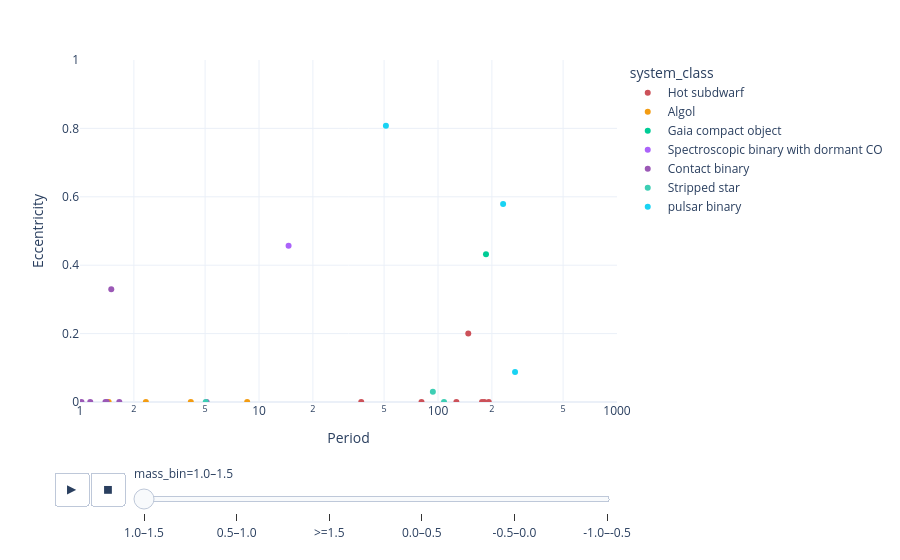

Notebook code for this chart:
### Code cell
# compute total mass safely (fill NaNs)
df['Total Mass'] = df['M1'].fillna(0.0) + df['M2'].fillna(0.0)
# log10(total mass) only for positive totals, else NaN
df['logMtot'] = np.where(df['Total Mass'] > 0, np.log10(df['Total Mass']), np.nan)


# drop rows that don't have the required plotting values
#    (Period and Eccentricity must be numeric; drop rows with NaNs there)
plot_df = df.dropna(subset=['Period', 'Eccentricity']).copy()


######################################
## Create mass bins
# fixed log-space bins from -2.0 to 1.5 in 0.5 steps
bins = np.arange(-2.0, 1.5 + 0.5, 0.5)  # [-2.0, -1.5, ..., 1.5]
labels = [f"{bins[i]:.1f}–{bins[i+1]:.1f}" for i in range(len(bins)-1)]
plot_df['mass_bin'] = pd.cut(plot_df['logMtot'], bins=bins, labels=labels,
                            include_lowest=True, right=False).astype(object)

# mark values outside the range explicitly
plot_df.loc[plot_df['logMtot'] < bins[0], 'mass_bin'] = f"<{bins[0]:.1f}"
plot_df.loc[plot_df['logMtot'] >= bins[-1], 'mass_bin'] = f">={bins[-1]:.1f}"


# build the animated scatter using the discrete 'mass_bin'
fig = px.scatter(
    plot_df,
    x='Period',
    y='Eccentricity',
    color='system_class',
    color_discrete_map=COLORMAP,
    # symbol='class',
    # symbol_map=SYMBOLMAP,
    hover_data={'System Name': True, 'M1': ':.2f', 'M2': ':.2f', 'Type1': True, 'Type2': True},
    # size='_size',
    animation_frame='mass_bin',
    animation_group='System Name',
    size_max=15,
    log_x=True,
    range_x=[1, 1e3],
    range_y=[0, 1],
    template='plotly_white'
)


fig.show()

### Figure 1 — Plotly figure (JSON) as saved in the notebook; plotly's stock layout.template omitted (floating-point values rounded to 4 significant figures)
{"data": [{"customdata": [["HD58978", 11.5, 1.3, "Be", "sdOB"], ["HD10516", 9.6, 1.2, "Be", "sdOB"], ["HD113120", 10.1, 1.43, "Be", "sdOB"], ["HD137387", 11.8, 1.6, "Be", "sdOB"], ["HD157042", 10.5, 1.06, "Be", "sdOB"], ["HD41335", 17.6, 1.03, "Be", "sdOB"], ["HD200310", 10.75, 1.45, "Be", "sdOB"]], "hovertemplate": "system_class=Hot subdwarf<br>mass_bin=1.0–1.5<br>Period=%{x}<br>Eccentricity=%{y}<br>System Name=%{customdata[0]}<br>M1=%{customdata[1]:.2f}<br>M2=%{customdata[2]:.2f}<br>Type1=%{customdata[3]}<br>Type2=%{customdata[4]}<extra></extra>", "ids": ["HD58978", "HD10516", "HD113120", "HD137387", "HD157042", "HD41335", "HD200310"], "legendgroup": "Hot subdwarf", "marker": {"color": "#cc5159", "symbol": "circle"}, "mode": "markers", "name": "Hot subdwarf", "orientation": "v", "showlegend": true, "type": "scatter", "x": [37.25, 126.7, 181.5, 192.1, 176.2, 80.87, 147.6], "xaxis": "x", "y": [0.0, 0.0, 0.0, 0.0, 0.0, 0.0, 0.2], "yaxis": "y"}, {"customdata": [["VFTS 061", 16.3, 8.7, "O9.7: V:", "ON8.5 III:"], ["VFTS 652", 18.1, 6.5, "O9 III:", "B2 Ip"], ["VFTS 538", 18.3, 11.8, "ON9 Ia", "O7.5: I:(f)"], ["Mu1 Sco", 8.3, 4.6, "B1V", "B:"]], "hovertemplate": "system_class=Algol<br>mass_bin=1.0–1.5<br>Period=%{x}<br>Eccentricity=%{y}<br>System Name=%{customdata[0]}<br>M1=%{customdata[1]:.2f}<br>M2=%{customdata[2]:.2f}<br>Type1=%{customdata[3]}<br>Type2=%{customdata[4]}<extra></extra>", "ids": ["VFTS 061", "VFTS 652", "VFTS 538", "Mu1 Sco"], "legendgroup": "Algol", "marker": {"color": "#f39c12", "symbol": "circle"}, "mode": "markers", "name": "Algol", "orientation": "v", "showlegend": true, "type": "scatter", "x": [2.333, 8.589, 4.16, 1.446], "xaxis": "x", "y": [0.0, 0.0, 0.0, 0.0], "yaxis": "y"}, {"customdata": [["Gaia BH1", 0.93, 9.27, "MS", "BH"], ["Gaia BH2", 1.07, 8.94, "RG", "BH"]], "hovertemplate": "system_class=Gaia compact object<br>mass_bin=1.0–1.5<br>Period=%{x}<br>Eccentricity=%{y}<br>System Name=%{customdata[0]}<br>M1=%{customdata[1]:.2f}<br>M2=%{customdata[2]:.2f}<br>Type1=%{customdata[3]}<br>Type2=%{customdata[4]}<extra></extra>", "ids": ["Gaia BH1", "Gaia BH2"], "legendgroup": "Gaia compact object", "marker": {"color": "#00cc96", "symbol": "circle"}, "mode": "markers", "name": "Gaia compact object", "orientation": "v", "showlegend": true, "type": "scatter", "x": [185.4, 1277.0], "xaxis": "x", "y": [0.4323, 0.5176], "yaxis": "y"}, {"customdata": [["HD 130298", 24.2, null, "O6.5III", "BH"]], "hovertemplate": "system_class=Spectroscopic binary with dormant CO<br>mass_bin=1.0–1.5<br>Period=%{x}<br>Eccentricity=%{y}<br>System Name=%{customdata[0]}<br>M1=%{customdata[1]:.2f}<br>M2=%{customdata[2]:.2f}<br>Type1=%{customdata[3]}<br>Type2=%{customdata[4]}<extra></extra>", "ids": ["HD 130298"], "legendgroup": "Spectroscopic binary with dormant CO", "marker": {"color": "#ab63fa", "symbol": "circle"}, "mode": "markers", "name": "Spectroscopic binary with dormant CO", "orientation": "v", "showlegend": true, "type": "scatter", "x": [14.63], "xaxis": "x", "y": [0.457], "yaxis": "y"}, {"customdata": [["OGLE SMC-SC10 108086", 16.9, 14.3, "O9V, Contact", "O9.5-B0V, Contact"], ["TU Mus", 16.7, 10.4, "O7V, Contact", "O8V, Contact"], ["CT Tau", 14.25, 14.01, "B1V, Contact", "B1V, Contact"], ["GU Mon", 8.79, 8.58, "B1V, Contact", "B1V, Contact"], ["SV Cen", 8.56, 6.05, "B, Contact?", "B, Contact?"], ["V606 Cen", 14.7, 7.74, "B0.5V, Contact", "B2V, Contact"], ["V701 Sco", 9.78, 9.74, "B1-1.5V, Contact", "B1-1.5V, Contact"], ["V745 Cas", 18.31, 10.47, "B0V, Contact", "B1-2 IV/V, Contact"], ["VFTS 066", 13, 6.6, "B0V, Contact", "B1.5III, Contact"], ["XZ Cep", 18.7, 9.3, "O9.5V, Contact", "B1III, Contact"], ["BH Cen", 9.4, 7.9, "B, Contact", "B, Contact"], ["HD 64315B", 14.6, 14.6, "O9V, Contact", "O9V, Contact"]], "hovertemplate": "system_class=Contact binary<br>mass_bin=1.0–1.5<br>Period=%{x}<br>Eccentricity=%{y}<br>System Name=%{customdata[0]}<br>M1=%{customdata[1]:.2f}<br>M2=%{customdata[2]:.2f}<br>Type1=%{customdata[3]}<br>Type2=%{customdata[4]}<extra></extra>", "ids": ["OGLE SMC-SC10 108086", "TU Mus", "CT Tau", "GU Mon", "SV Cen", "V606 Cen", "V701 Sco", "V745 Cas", "VFTS 066", "XZ Cep", "BH Cen", "HD 64315B"], "legendgroup": "Contact binary", "marker": {"color": "#9b59b6", "symbol": "circle"}, "mode": "markers", "name": "Contact binary", "orientation": "v", "showlegend": true, "type": "scatter", "x": [0.8831, 1.387, 0.6668, 0.8966, 1.658, 1.495, 0.7619, 1.411, 1.141, 5.097, 0.7916, 1.019], "xaxis": "x", "y": [0.0, 0.0, 0.0, 0.0, 0.0, 0.33, 0.0, 0.0, 0.0, 0.0, 0.0, 0.0], "yaxis": "y"}, {"customdata": [["VFTS 291", 13.2, 2, "B", "SS"], ["NGC 1850 BH1", 10, 3.75, "MS", "SS"], ["2dFS 2553", 13.8, 6.86, "Be", "SS"]], "hovertemplate": "system_class=Stripped star<br>mass_bin=1.0–1.5<br>Period=%{x}<br>Eccentricity=%{y}<br>System Name=%{customdata[0]}<br>M1=%{customdata[1]:.2f}<br>M2=%{customdata[2]:.2f}<br>Type1=%{customdata[3]}<br>Type2=%{customdata[4]}<extra></extra>", "ids": ["VFTS 291", "NGC 1850 BH1", "2dFS 2553"], "legendgroup": "Stripped star", "marker": {"color": "#3dceb4", "symbol": "circle"}, "mode": "markers", "name": "Stripped star", "orientation": "v", "showlegend": true, "type": "scatter", "x": [108.1, 5.04, 93.6], "xaxis": "x", "y": [0.0, 0.0, 0.03], "yaxis": "y"}, {"customdata": [["PSR J0045-7319", 8.8, 1.4, "BIV", "NS"], ["PSR B1259-63", 20, 1.4, "Be", "NS"], ["PSR J1638-4725", 20, 1.4, "B", "NS"], ["PSR J2032+4127", 15, 1.35, "Be", "NS"], ["PSR J2108+4516", 20.25, 1.4, "O/Be", "NS"]], "hovertemplate": "system_class=pulsar binary<br>mass_bin=1.0–1.5<br>Period=%{x}<br>Eccentricity=%{y}<br>System Name=%{customdata[0]}<br>M1=%{customdata[1]:.2f}<br>M2=%{customdata[2]:.2f}<br>Type1=%{customdata[3]}<br>Type2=%{customdata[4]}<extra></extra>", "ids": ["PSR J0045-7319", "PSR B1259-63", "PSR J1638-4725", "PSR J2032+4127", "PSR J2108+4516"], "legendgroup": "pulsar binary", "marker": {"color": "#19d3f3", "symbol": "circle"}, "mode": "markers", "name": "pulsar binary", "orientation": "v", "showlegend": true, "type": "scatter", "x": [51.17, 1237.0, 231.0, 17000.0, 269.4], "xaxis": "x", "y": [0.8079, 0.8699, 0.5789, 0.961, 0.08742], "yaxis": "y"}], "layout": {"legend": {"title": {"text": "system_class"}, "tracegroupgap": 0}, "margin": {"t": 60}, "sliders": [{"active": 0, "currentvalue": {"prefix": "mass_bin="}, "len": 0.9, "pad": {"b": 10, "t": 60}, "steps": [{"args": [["1.0–1.5"], {"frame": {"duration": 0, "redraw": false}, "fromcurrent": true, "mode": "immediate", "transition": {"duration": 0, "easing": "linear"}}], "label": "1.0–1.5", "method": "animate"}, {"args": [["0.5–1.0"], {"frame": {"duration": 0, "redraw": false}, "fromcurrent": true, "mode": "immediate", "transition": {"duration": 0, "easing": "linear"}}], "label": "0.5–1.0", "method": "animate"}, {"args": [[">=1.5"], {"frame": {"duration": 0, "redraw": false}, "fromcurrent": true, "mode": "immediate", "transition": {"duration": 0, "easing": "linear"}}], "label": ">=1.5", "method": "animate"}, {"args": [["0.0–0.5"], {"frame": {"duration": 0, "redraw": false}, "fromcurrent": true, "mode": "immediate", "transition": {"duration": 0, "easing": "linear"}}], "label": "0.0–0.5", "method": "animate"}, {"args": [["-0.5–0.0"], {"frame": {"duration": 0, "redraw": false}, "fromcurrent": true, "mode": "immediate", "transition": {"duration": 0, "easing": "linear"}}], "label": "-0.5–0.0", "method": "animate"}, {"args": [["-1.0–-0.5"], {"frame": {"duration": 0, "redraw": false}, "fromcurrent": true, "mode": "immediate", "transition": {"duration": 0, "easing": "linear"}}], "label": "-1.0–-0.5", "method": "animate"}], "x": 0.1, "xanchor": "left", "y": 0, "yanchor": "top"}], "updatemenus": [{"buttons": [{"args": [null, {"frame": {"duration": 500, "redraw": false}, "fromcurrent": true, "mode": "immediate", "transition": {"duration": 500, "easing": "linear"}}], "label": "&#9654;", "method": "animate"}, {"args": [[null], {"frame": {"duration": 0, "redraw": false}, "fromcurrent": true, "mode": "immediate", "transition": {"duration": 0, "easing": "linear"}}], "label": "&#9724;", "method": "animate"}], "direction": "left", "pad": {"r": 10, "t": 70}, "showactive": false, "type": "buttons", "x": 0.1, "xanchor": "right", "y": 0, "yanchor": "top"}], "xaxis": {"anchor": "y", "domain": [0, 1], "range": [0, 3.0], "title": {"text": "Period"}, "type": "log"}, "yaxis": {"anchor": "x", "domain": [0, 1], "range": [0, 1], "title": {"text": "Eccentricity"}}}}
